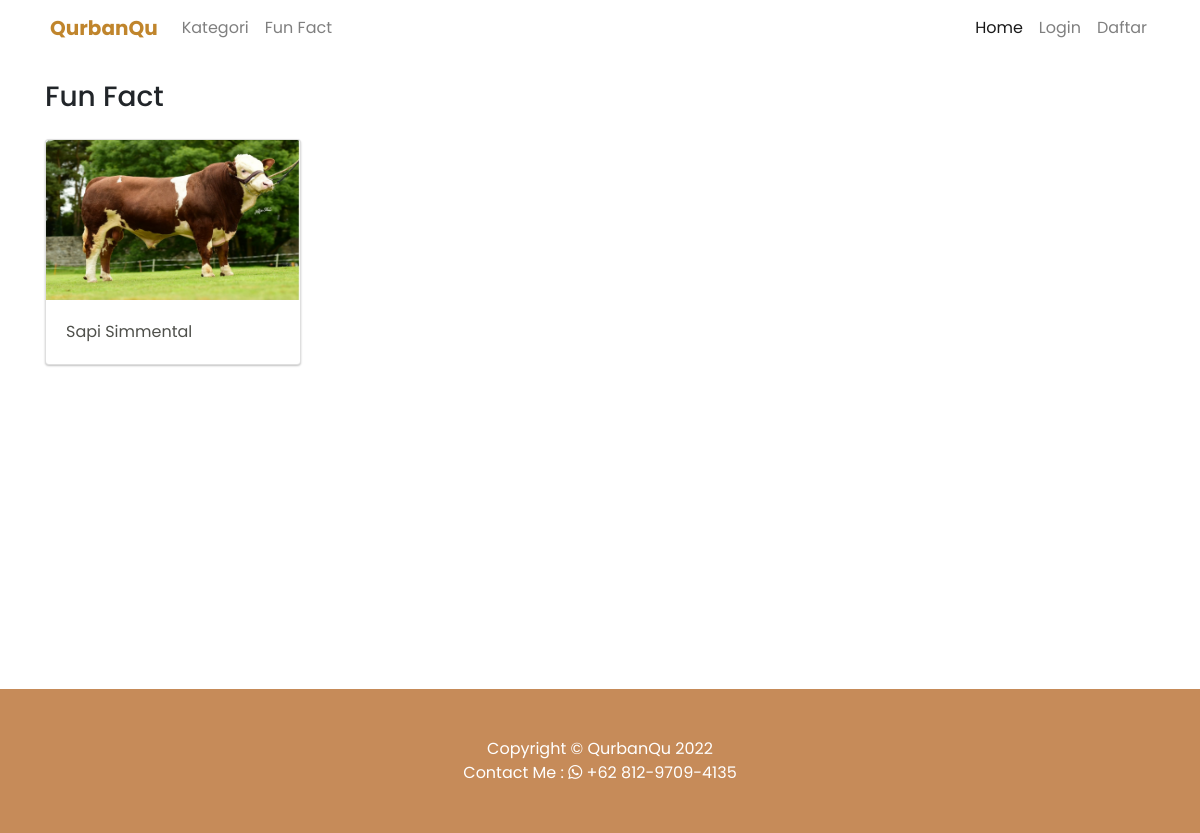
Screenshot of /index/funfact.php with the database file from the repository.
### tables this page shows
CREATE TABLE `ap_funfact` (
  `id` int(11) NOT NULL,
  `judul` varchar(255) NOT NULL,
  `deskripsi` text NOT NULL,
  `fotofunfact` varchar(255) NOT NULL
);

### index/funfact.php (the view, shortened to what this page needs)
<?php
require_once '../function/ap.theme.php';
require_once '../function/ap.identitas.situs.php';
if (isset($_SESSION['username'])) {
    LoadMenu($nama_situs, $logo_situs);
} else {
    LoadBody($nama_situs, $logo_situs);
}
?>
<div class="container mt-4" style="margin-bottom: 25%;">
    <h3 style="margin-bottom: 25px;">Fun Fact</h3>
    <div class="row">
        <?php $query = "select * from ap_funfact;";
        $query_run = mysqli_query($koneksi, $query);
        while ($row = mysqli_fetch_assoc($query_run)) {
        ?><div class="col-lg-3 col-md-5 col-sm-7 mb-4" data-aos="fade-up">
                <div class="card" style="width: 16rem;">
                    <img src="../img/funfact/<?php echo $row['fotofunfact'] ?> " class="card-img-top" alt="...">
                    <div class="card-body">
                        <a href="funfactDetail.php?judul=<?php echo $row['judul'] ?>" class="stretched-link" style="text-decoration: none;"><?php echo $row['judul'] ?></a>
                    </div>
                </div>
            </div><?php } ?>
    </div>
</div>

### theme/css/kostum.css (style rules this page uses)
body { padding-top: 56px; font-family: "Poppins", sans-serif; }
.card { box-shadow: rgba(0, 0, 0, 0.24) 0px 1px 2px; }
.card a { color: #4f504b; }
.card-img-top { height: 160px; }
@media (min-width: 992px) { body { padding-top: 56px; } }

### rows the page displays
ap_funfact: fotofunfact (picture), judul "Sapi Simmental"

### other values shown
$nama_situs "QurbanQu"
